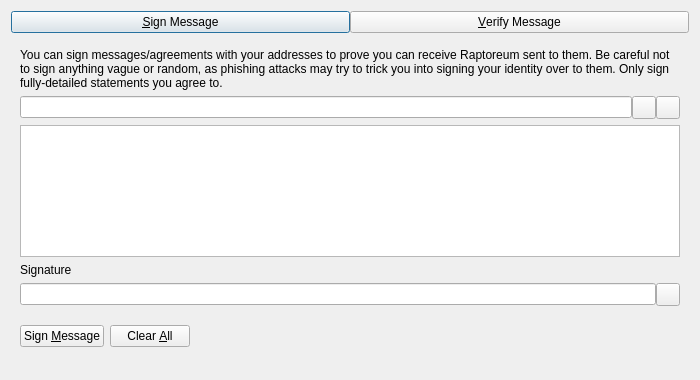
<?xml version="1.0" encoding="UTF-8"?>
<ui version="4.0">
 <class>SignVerifyMessageDialog</class>
 <widget class="QDialog" name="SignVerifyMessageDialog">
  <property name="geometry">
   <rect>
    <x>0</x>
    <y>0</y>
    <width>700</width>
    <height>380</height>
   </rect>
  </property>
  <property name="windowTitle">
   <string>Signatures - Sign / Verify a Message</string>
  </property>
  <property name="modal">
   <bool>true</bool>
  </property>
  <layout class="QVBoxLayout" name="verticalLayout">
   <item>
    <layout class="QHBoxLayout" name="horizontalLayout_Buttons_2">
     <property name="spacing">
      <number>0</number>
     </property>
     <property name="topMargin">
      <number>0</number>
     </property>
     <item>
      <widget class="QPushButton" name="btnSignMessage">
       <property name="text">
        <string>&amp;Sign Message</string>
       </property>
       <property name="checkable">
        <bool>true</bool>
       </property>
      </widget>
     </item>
     <item>
      <widget class="QPushButton" name="btnVerifyMessage">
       <property name="text">
        <string>&amp;Verify Message</string>
       </property>
       <property name="checkable">
        <bool>true</bool>
       </property>
      </widget>
     </item>
    </layout>
   </item>
   <item>
    <widget class="QStackedWidget" name="stackedWidgetSig">
     <property name="minimumSize">
      <size>
       <width>0</width>
       <height>0</height>
      </size>
     </property>
     <property name="currentIndex">
      <number>0</number>
     </property>
     <widget class="QWidget" name="pageSignMessage">
      <layout class="QVBoxLayout" name="verticalLayout_SM">
       <item>
        <widget class="QLabel" name="infoLabel_SM">
         <property name="text">
          <string>You can sign messages/agreements with your addresses to prove you can receive Raptoreum sent to them. Be careful not to sign anything vague or random, as phishing attacks may try to trick you into signing your identity over to them. Only sign fully-detailed statements you agree to.</string>
         </property>
         <property name="textFormat">
          <enum>Qt::PlainText</enum>
         </property>
         <property name="wordWrap">
          <bool>true</bool>
         </property>
        </widget>
       </item>
       <item>
        <layout class="QHBoxLayout" name="horizontalLayout_1_SM">
         <property name="spacing">
          <number>0</number>
         </property>
         <item>
          <widget class="QValidatedLineEdit" name="addressIn_SM">
           <property name="toolTip">
            <string>The Raptoreum address to sign the message with</string>
           </property>
          </widget>
         </item>
         <item>
          <widget class="QToolButton" name="addressBookButton_SM">
           <property name="toolTip">
            <string>Choose previously used address</string>
           </property>
           <property name="text">
            <string/>
           </property>
           <property name="shortcut">
            <string>Alt+A</string>
           </property>
          </widget>
         </item>
         <item>
          <widget class="QToolButton" name="pasteButton_SM">
           <property name="toolTip">
            <string>Paste address from clipboard</string>
           </property>
           <property name="text">
            <string/>
           </property>
           <property name="shortcut">
            <string>Alt+P</string>
           </property>
          </widget>
         </item>
        </layout>
       </item>
       <item>
        <widget class="QPlainTextEdit" name="messageIn_SM">
         <property name="toolTip">
          <string>Enter the message you want to sign here</string>
         </property>
        </widget>
       </item>
       <item>
        <widget class="QLabel" name="signatureLabel_SM">
         <property name="text">
          <string>Signature</string>
         </property>
         <property name="textFormat">
          <enum>Qt::PlainText</enum>
         </property>
        </widget>
       </item>
       <item>
        <layout class="QHBoxLayout" name="horizontalLayout_2_SM">
         <property name="spacing">
          <number>0</number>
         </property>
         <item>
          <widget class="QLineEdit" name="signatureOut_SM">
           <property name="readOnly">
            <bool>true</bool>
           </property>
          </widget>
         </item>
         <item>
          <widget class="QToolButton" name="copySignatureButton_SM">
           <property name="toolTip">
            <string>Copy the current signature to the system clipboard</string>
           </property>
           <property name="text">
            <string/>
           </property>
          </widget>
         </item>
        </layout>
       </item>
       <item>
        <layout class="QHBoxLayout" name="horizontalLayout_3_SM">
         <item>
          <widget class="QPushButton" name="signMessageButton_SM">
           <property name="toolTip">
            <string>Sign the message to prove you own this Raptoreum address</string>
           </property>
           <property name="text">
            <string>Sign &amp;Message</string>
           </property>
           <property name="autoDefault">
            <bool>false</bool>
           </property>
          </widget>
         </item>
         <item>
          <widget class="QPushButton" name="clearButton_SM">
           <property name="toolTip">
            <string>Reset all sign message fields</string>
           </property>
           <property name="text">
            <string>Clear &amp;All</string>
           </property>
           <property name="autoDefault">
            <bool>false</bool>
           </property>
          </widget>
         </item>
         <item>
          <spacer name="horizontalSpacer_1_SM">
           <property name="orientation">
            <enum>Qt::Horizontal</enum>
           </property>
           <property name="sizeHint" stdset="0">
            <size>
             <width>40</width>
             <height>48</height>
            </size>
           </property>
          </spacer>
         </item>
         <item>
          <widget class="QLabel" name="statusLabel_SM">
           <property name="text">
            <string/>
           </property>
           <property name="wordWrap">
            <bool>true</bool>
           </property>
          </widget>
         </item>
         <item>
          <spacer name="horizontalSpacer_2_SM">
           <property name="orientation">
            <enum>Qt::Horizontal</enum>
           </property>
           <property name="sizeHint" stdset="0">
            <size>
             <width>40</width>
             <height>48</height>
            </size>
           </property>
          </spacer>
         </item>
        </layout>
       </item>
      </layout>
     </widget>
     <widget class="QWidget" name="pageVerifyMessage">
      <layout class="QVBoxLayout" name="verticalLayout_VM">
       <item>
        <widget class="QLabel" name="infoLabel_VM">
         <property name="text">
          <string>Enter the receiver's address, message (ensure you copy line breaks, spaces, tabs, etc. exactly) and signature below to verify the message. Be careful not to read more into the signature than what is in the signed message itself, to avoid being tricked by a man-in-the-middle attack. Note that this only proves the signing party receives with the address, it cannot prove sendership of any transaction!</string>
         </property>
         <property name="textFormat">
          <enum>Qt::PlainText</enum>
         </property>
         <property name="alignment">
          <set>Qt::AlignLeading|Qt::AlignLeft|Qt::AlignTop</set>
         </property>
         <property name="wordWrap">
          <bool>true</bool>
         </property>
        </widget>
       </item>
       <item>
        <layout class="QHBoxLayout" name="horizontalLayout_1_VM">
         <property name="spacing">
          <number>0</number>
         </property>
         <item>
          <widget class="QValidatedLineEdit" name="addressIn_VM">
           <property name="toolTip">
            <string>The Raptoreum address the message was signed with</string>
           </property>
          </widget>
         </item>
         <item>
          <widget class="QToolButton" name="addressBookButton_VM">
           <property name="toolTip">
            <string>Choose previously used address</string>
           </property>
           <property name="text">
            <string/>
           </property>
           <property name="shortcut">
            <string>Alt+A</string>
           </property>
          </widget>
         </item>
        </layout>
       </item>
       <item>
        <widget class="QPlainTextEdit" name="messageIn_VM"/>
       </item>
       <item>
        <widget class="QValidatedLineEdit" name="signatureIn_VM"/>
       </item>
       <item>
        <layout class="QHBoxLayout" name="horizontalLayout_2_VM">
         <item>
          <widget class="QPushButton" name="verifyMessageButton_VM">
           <property name="toolTip">
            <string>Verify the message to ensure it was signed with the specified Raptoreum address</string>
           </property>
           <property name="text">
            <string>Verify &amp;Message</string>
           </property>
           <property name="autoDefault">
            <bool>false</bool>
           </property>
          </widget>
         </item>
         <item>
          <widget class="QPushButton" name="clearButton_VM">
           <property name="toolTip">
            <string>Reset all verify message fields</string>
           </property>
           <property name="text">
            <string>Clear &amp;All</string>
           </property>
           <property name="autoDefault">
            <bool>false</bool>
           </property>
          </widget>
         </item>
         <item>
          <spacer name="horizontalSpacer_1_VM">
           <property name="orientation">
            <enum>Qt::Horizontal</enum>
           </property>
           <property name="sizeHint" stdset="0">
            <size>
             <width>40</width>
             <height>48</height>
            </size>
           </property>
          </spacer>
         </item>
         <item>
          <widget class="QLabel" name="statusLabel_VM">
           <property name="text">
            <string/>
           </property>
           <property name="wordWrap">
            <bool>true</bool>
           </property>
          </widget>
         </item>
         <item>
          <spacer name="horizontalSpacer_2_VM">
           <property name="orientation">
            <enum>Qt::Horizontal</enum>
           </property>
           <property name="sizeHint" stdset="0">
            <size>
             <width>40</width>
             <height>48</height>
            </size>
           </property>
          </spacer>
         </item>
        </layout>
       </item>
      </layout>
     </widget>
    </widget>
   </item>
  </layout>
 </widget>
 <customwidgets>
  <customwidget>
   <class>QValidatedLineEdit</class>
   <extends>QLineEdit</extends>
   <header>qt/qvalidatedlineedit.h</header>
  </customwidget>
 </customwidgets>
 <resources>
  <include location="../raptoreum.qrc"/>
 </resources>
 <connections/>
</ui>
